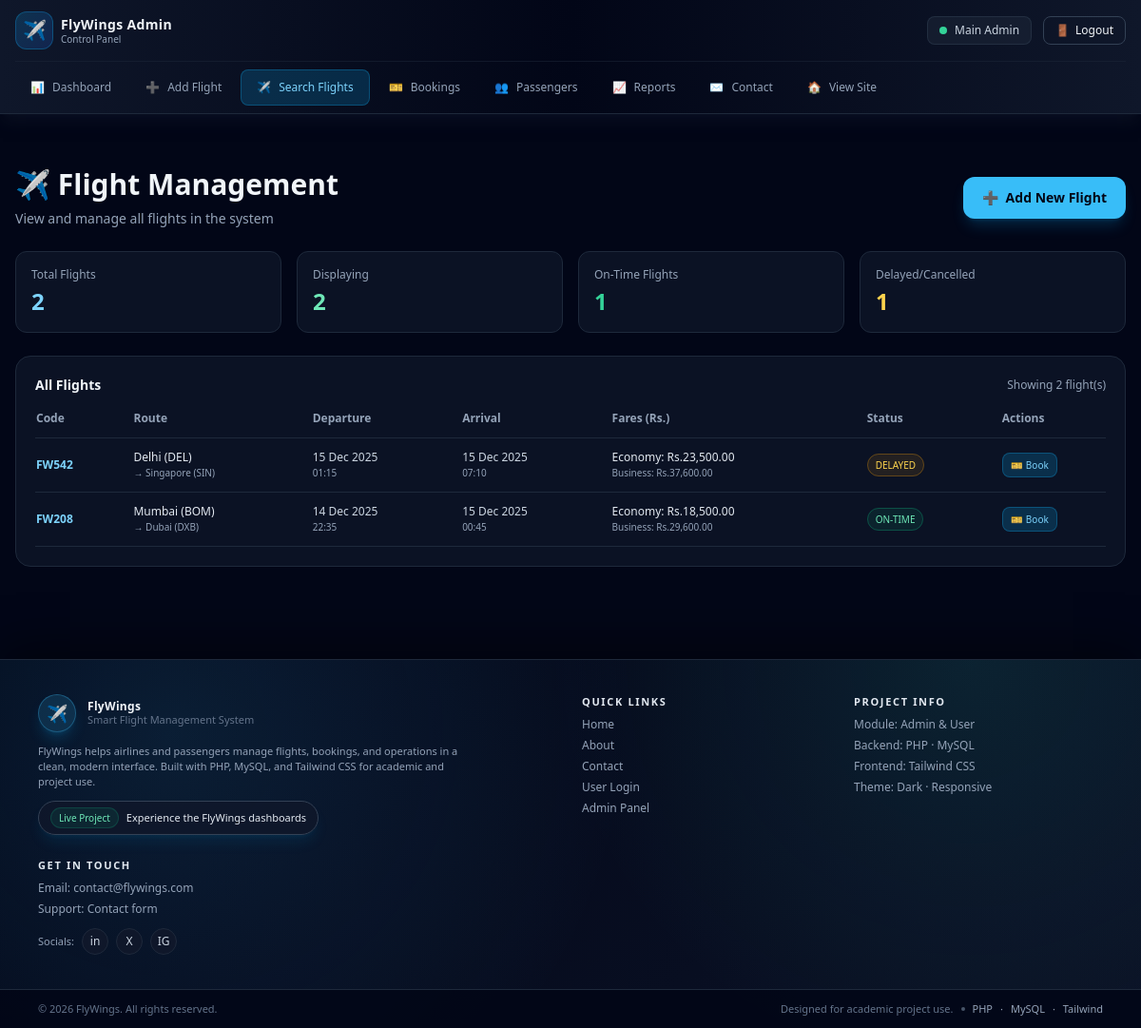
The page /admin/flights.php (signed in) on the database its author committed.
### tables this page shows
CREATE TABLE IF NOT EXISTS flights (
    id INT AUTO_INCREMENT PRIMARY KEY,
    flight_code VARCHAR(20) NOT NULL UNIQUE,
    origin VARCHAR(100) NOT NULL,
    destination VARCHAR(100) NOT NULL,
    departure_time DATETIME NOT NULL,
    arrival_time DATETIME NOT NULL,
    status ENUM('ON-TIME', 'DELAYED', 'CANCELLED') DEFAULT 'ON-TIME',
    base_fare DECIMAL(10,2) NOT NULL DEFAULT 0.00,
    total_seats INT NOT NULL DEFAULT 180,
    created_at TIMESTAMP DEFAULT CURRENT_TIMESTAMP
);

### admin/flights.php (the view, shortened to what this page needs)
<?php
require_once __DIR__ . '/../includes/layout.php';
require_once __DIR__ . '/../includes/db.php';
$flights = [];
$sql = "SELECT id, flight_code, origin, destination, departure_time, arrival_time, status, base_fare, created_at
        FROM flights ORDER BY departure_time DESC";
$stmt = $conn->prepare($sql);
if ($stmt) {
    if ($stmt->execute()) {
        $result = $stmt->get_result();
        while ($row = $result->fetch_assoc()) {
            $flights[] = $row;
        }
    }
}
$totalFlights = $conn->query("SELECT COUNT(*) as cnt FROM flights")->fetch_assoc()['cnt'] ?? 0;
?>
<section class="max-w-7xl mx-auto px-4 py-10 md:py-14">
    <div class="flex flex-col md:flex-row md:items-center md:justify-between gap-4 mb-6">
        <div>
            <h1 class="text-2xl md:text-3xl font-semibold mb-2">✈️ Flight Management</h1>
            <p class="text-sm text-slate-400">View and manage all flights in the system</p>
        </div>
        <a href="/flight/admin/add_flight.php"
           class="inline-flex items-center gap-2 rounded-xl bg-accent text-slate-950 px-5 py-3 text-sm font-semibold hover:bg-sky-400 transition shadow-lg shadow-sky-500/20">
            <span>➕</span>
            <span>Add New Flight</span>
        </a>
    </div>
    <div class="grid md:grid-cols-4 gap-4 mb-6">
        <div class="rounded-xl bg-slate-900/70 border border-slate-800 p-4">
            <p class="text-xs text-slate-400 mb-1">Total Flights</p>
            <p class="text-2xl font-semibold text-sky-300"><?php echo $totalFlights; ?></p>
        </div>
        <div class="rounded-xl bg-slate-900/70 border border-slate-800 p-4">
            <p class="text-xs text-slate-400 mb-1">Displaying</p>
            <p class="text-2xl font-semibold text-emerald-300"><?php echo count($flights); ?></p>
        </div>
        <div class="rounded-xl bg-slate-900/70 border border-slate-800 p-4">
            <p class="text-xs text-slate-400 mb-1">On-Time Flights</p>
            <p class="text-2xl font-semibold text-emerald-400">
                <?php
                $onTime = $conn->query("SELECT COUNT(*) as cnt FROM flights WHERE status = 'ON-TIME'")->fetch_assoc()['cnt'] ?? 0;
                echo $onTime;
                ?>
            </p>
        </div>
        <div class="rounded-xl bg-slate-900/70 border border-slate-800 p-4">
            <p class="text-xs text-slate-400 mb-1">Delayed/Cancelled</p>
            <p class="text-2xl font-semibold text-amber-300">
                <?php
                $delayed = $conn->query("SELECT COUNT(*) as cnt FROM flights WHERE status IN ('DELAYED', 'CANCELLED')")->fetch_assoc()['cnt'] ?? 0;
                echo $delayed;
                ?>
            </p>
        </div>
    </div>
    <div class="bg-slate-900/70 border border-slate-800 rounded-2xl p-5">
        <div class="flex items-center justify-between mb-4">
            <h2 class="text-sm font-semibold">All Flights</h2>
            <span class="text-xs text-slate-400">Showing <?php echo count($flights); ?> flight(s)</span>
        </div>
        <div class="overflow-x-auto">
            <table class="w-full text-left border-collapse text-xs">
                <thead class="text-slate-400 border-b border-slate-800">
                <tr>
                    <th class="pb-3 pr-4 font-semibold">Code</th>
                    <th class="pb-3 pr-4 font-semibold">Route</th>
                    <th class="pb-3 pr-4 font-semibold">Departure</th>
                    <th class="pb-3 pr-4 font-semibold">Arrival</th>
                    <th class="pb-3 pr-4 font-semibold">Fares (Rs.)</th>
                    <th class="pb-3 pr-4 font-semibold">Status</th>
                    <th class="pb-3 font-semibold">Actions</th>
                </tr>
                </thead>
                <tbody>
                <?php if (count($flights) === 0): ?>
                    <tr>
                        <td colspan="7" class="py-8 text-center text-slate-500">
                            No flights in the system. <a href="/flight/admin/add_flight.php" class="text-accent hover:underline">Add your first flight</a>
                        </td>
                    </tr>
                <?php else: ?>
                    <?php foreach ($flights as $flight): ?>
                        <tr class="border-b border-slate-800 hover:bg-slate-800/30 transition">
                            <td class="py-3 pr-4 font-semibold text-sky-300"><?php echo htmlspecialchars($flight['flight_code']); ?></td>
                            <td class="py-3 pr-4">
                                <div class="text-slate-200"><?php echo htmlspecialchars($flight['origin']); ?></div>
                                <div class="text-slate-400 text-[10px]">→ <?php echo htmlspecialchars($flight['destination']); ?></div>
                            </td>
                            <td class="py-3 pr-4 text-slate-300">
                                <?php echo htmlspecialchars(date('d M Y', strtotime($flight['departure_time']))); ?><br>
                                <span class="text-slate-400 text-[10px]"><?php echo htmlspecialchars(date('H:i', strtotime($flight['departure_time']))); ?></span>
                            </td>
                            <td class="py-3 pr-4 text-slate-300">
                                <?php echo htmlspecialchars(date('d M Y', strtotime($flight['arrival_time']))); ?><br>
                                <span class="text-slate-400 text-[10px]"><?php echo htmlspecialchars(date('H:i', strtotime($flight['arrival_time']))); ?></span>
                            </td>
                            <td class="py-3 pr-4">
                                <div class="text-slate-200">Economy: Rs.<?php echo number_format((float)$flight['base_fare'], 2); ?></div>
                                <div class="text-slate-400 text-[10px]">Business: Rs.<?php echo number_format((float)$flight['base_fare'] * 1.6, 2); ?></div>
                            </td>
                            <td class="py-3 pr-4">
                                <?php
                                $statusClass = 'bg-emerald-500/10 text-emerald-300 border-emerald-500/30';
                                if ($flight['status'] === 'DELAYED') {
                                    $statusClass = 'bg-amber-500/10 text-amber-300 border-amber-500/30';
                                } elseif ($flight['status'] === 'CANCELLED') {
                                    $statusClass = 'bg-red-500/10 text-red-300 border-red-500/30';
                                }
                                ?>
                                <span class="px-2 py-1 rounded-full border text-[10px] <?php echo $statusClass; ?>">
                                    <?php echo htmlspecialchars($flight['status']); ?>
                                </span>
                            </td>
                            <td class="py-3">
                                <a href="/flight/admin/bookings.php?flight_id=<?php echo $flight['id']; ?>"
                                   class="inline-flex items-center gap-1 px-2 py-1 rounded-lg bg-sky-500/20 text-sky-300 border border-sky-500/30 hover:bg-sky-500/30 text-[10px] transition">
                                    <span>🎫</span>
                                    <span>Book</span>
                                </a>
                            </td>
                        </tr>
                    <?php endforeach; ?>
                <?php endif; ?>
                </tbody>
            </table>
        </div>
    </div>
</section>

### rows shown on the page
flights: flight_code "FW542", origin "Delhi (DEL)", destination "Singapore (SIN)", departure_time "15 Dec 2025", departure_time "01:15", arrival_time "15 Dec 2025", arrival_time "07:10", base_fare "23,500.00", (float)$flight['base_fare']*1.6 "37,600.00", status "DELAYED"
flights: flight_code "FW208", origin "Mumbai (BOM)", destination "Dubai (DXB)", departure_time "14 Dec 2025", departure_time "22:35", arrival_time "15 Dec 2025", arrival_time "00:45", base_fare "18,500.00", (float)$flight['base_fare']*1.6 "29,600.00", status "ON-TIME"

### other values the page prints
$adminName "Main Admin"
$totalFlights "2"
count($flights) "2"
$onTime "1"
$delayed "1"
